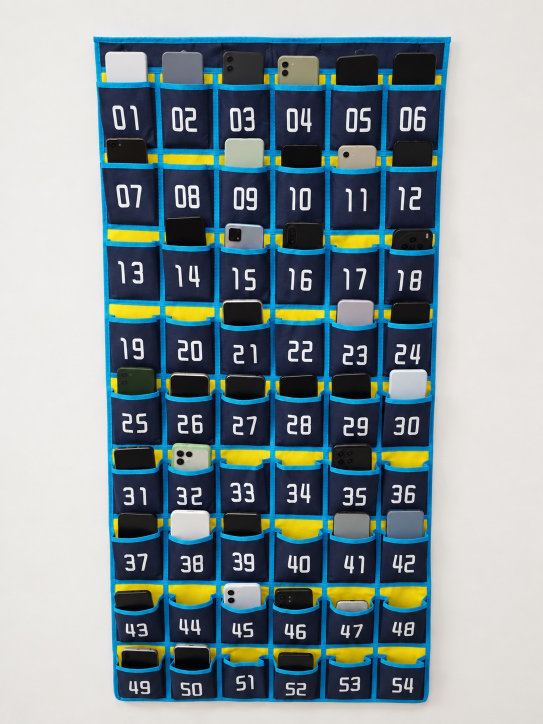
#> input picture desktop/samples/example_edited.jpg, 1086 x 1448 px (shown at 1/2 size)
$ python -i vision.py   (imports and definitions only)
#> lines starting #> are read from the running program, lines starting #| are printed output that depends on the picture; after the words box and inside, x2 and y2 are one past the last pixel; in counts of white or black regions, pixels touching at a corner belong together
"""Deterministic pocket recognizer. Scores are rule scores, not probabilities."""
import io
import cv2
import numpy as np
from PIL import Image, ImageOps

VERSION = 'yellow-band-v1'
W, H = 600, 1080

def read_image(source):
    if isinstance(source, bytes):
        source = io.BytesIO(source)
    im = ImageOps.exif_transpose(Image.open(source)).convert('RGB')
    im.thumbnail((1600, 2000))
    return np.asarray(im).copy()

def masks(im):
    hsv = cv2.cvtColor(im, cv2.COLOR_RGB2HSV)
    blue = cv2.inRange(hsv, (85, 75, 45), (125, 255, 255))
    yellow = cv2.inRange(hsv, (16, 90, 65), (40, 255, 255))
    return blue, yellow

def locate(im):
    blue, _ = masks(im)
    mask = cv2.morphologyEx(blue, cv2.MORPH_CLOSE, np.ones((9,9), np.uint8))
    contours, _ = cv2.findContours(mask, cv2.RETR_EXTERNAL, cv2.CHAIN_APPROX_SIMPLE)
    if not contours:
        raise ValueError('没有找到蓝色袋体，请手动标定四角。')
    c = max(contours, key=cv2.contourArea)
    if cv2.contourArea(c) < im.shape[0]*im.shape[1]*.12:
        raise ValueError('袋体不完整或太小，请重新拍摄或手动标定。')
    hull = cv2.convexHull(c)
    p = cv2.approxPolyDP(hull, .025*cv2.arcLength(hull, True), True).reshape(-1,2)
    if len(p)!=4:
        p=hull.reshape(-1,2)
        p=np.array([p[np.argmin(p.sum(1))],p[np.argmin(np.diff(p,axis=1)[:,0])],p[np.argmax(p.sum(1))],p[np.argmax(np.diff(p,axis=1)[:,0])]])
    return order_corners(p).tolist()

def order_corners(points):
    p=np.asarray(points,dtype=np.float32)
    return np.array([p[np.argmin(p.sum(1))],p[np.argmin(p[:,1]-p[:,0])],p[np.argmax(p.sum(1))],p[np.argmax(p[:,1]-p[:,0])]],np.float32)

def rectify(im, points):
    p=np.array(points,dtype=np.float32)
    if p.shape!=(4,2) or len(np.unique(p,axis=0))!=4:
        raise ValueError('需要四个不同的角点。')
    if not cv2.isContourConvex(p.astype(np.int32)) or cv2.contourArea(p)<im.shape[0]*im.shape[1]*.05:
        raise ValueError('请按左上、右上、右下、左下顺序选择完整袋体。')
    if np.any(p<0) or np.any(p[:,0]>=im.shape[1]) or np.any(p[:,1]>=im.shape[0]):
        raise ValueError('角点超出图片。')
    matrix=cv2.getPerspectiveTransform(p,np.float32([[0,0],[W-1,0],[W-1,H-1],[0,H-1]]))
    return cv2.warpPerspective(im,matrix,(W,H))

def default_grid(warped):
    _, y=masks(warped)
    projection=(y>0).mean(1)
    smooth=np.convolve(projection,np.ones(9)/9,mode='same')
    rows=[]
    for i in range(9):
        expected=int(65+i*114)
        lo,hi=max(8,expected-30),min(H-20,expected+31)
        rows.append(int(lo+np.argmax(smooth[lo:hi])))
    return {'rows':rows,'cols':list(range(0,601,100))}

def recognize(im, corners=None, grid=None):
    corners=locate(im) if corners is None else corners
    warped=rectify(im,corners)
    grid=default_grid(warped) if grid is None else grid
    rows=list(map(int,grid['rows'])); cols=list(map(int,grid['cols']))
    if len(rows)!=9 or len(cols)!=7 or any(b-a<20 for a,b in zip(rows,rows[1:])) or any(b-a<20 for a,b in zip(cols,cols[1:])) or min(rows)<5 or max(rows)>H-10 or min(cols)<0 or max(cols)>W:
        raise ValueError('需要 9 条递增袋口线和 7 条递增列边界，且不能超出校正图。')
    blue,yellow=masks(warped)
    p=np.asarray(corners)
    clipped=bool(np.any(p[:,0]<=2) or np.any(p[:,1]<=2) or np.any(p[:,0]>=im.shape[1]-3) or np.any(p[:,1]>=im.shape[0]-3))
    output=[]
    for r, center in enumerate(rows):
        for col in range(6):
            left,right=cols[col:col+2]; pad=int((right-left)*.14)
            x0,x1=left+pad,right-pad
            # Find the local yellow backing strip in each pocket, allowing fabric sag.
            ya,yb=max(0,center-16),min(H,center+17)
            strip=(yellow[ya:yb,x0:x1]>0).astype(float)
            band=np.convolve(strip.mean(1),np.ones(5)/5,mode='same')
            peak=int(np.argmax(band))+ya
            # Locate the blue pocket lip and inspect the backing immediately above
            # it, so a short phone below the upper yellow band is not missed.
            ba,bb=max(0,center-5),min(H,center+43)
            bproj=(blue[ba:bb,x0:x1]>0).mean(1)
            bsmooth=np.convolve(bproj,np.ones(3)/3,mode='same')
            lip=ba+int(np.argmax(bsmooth))
            fraction=float((yellow[max(0,lip-13):max(1,lip-3),x0:x1]>0).mean())
            crop=[x0,max(0,center-65),x1,min(H,center+28)]
            local_blue=float((blue[max(0,center-8):center+30,left:right]>0).mean())
            edges=cv2.Canny(warped[crop[1]:crop[3],x0:x1],60,140)
            edge=float((edges>0).mean())
            state='empty' if fraction>=.65 else ('phone' if fraction<=.40 else 'review')
            if clipped or local_blue<.015 or np.std(warped[crop[1]:crop[3],x0:x1])<8:
                state='review'
            output.append(dict(pocket=f'{r*6+col+1:02}',prediction=state,score=round(fraction,4),bbox=crop,band_y=peak,edge=round(edge,4)))
    return dict(version=VERSION,corners=corners,quality_warning='袋体边界接近图片边缘，请检查是否拍全；本次全部待复核。' if clipped else '',grid={'rows':rows,'cols':cols},pockets=output),warped

def overlay(warped,result):
    canvas=warped.copy()
    colors={'phone':(20,155,105),'empty':(222,70,70),'review':(229,169,30)}
    for p in result['pockets']:
        x0,y0,x1,y1=p['bbox']; color=colors[p['prediction']]
        cv2.rectangle(canvas,(x0,y0),(x1,y1),color,2)
        cv2.rectangle(canvas,(x0,y1-19),(x0+27,y1),color,-1)
        cv2.putText(canvas,p['pocket'],(x0+2,y1-4),cv2.FONT_HERSHEY_SIMPLEX,.45,(255,255,255),1)
    return canvas

>>> import cv2
>>> picture = cv2.cvtColor(cv2.imread('samples/example_edited.jpg'), cv2.COLOR_BGR2RGB)
>>> result = recognize(picture)
#> in masks, `hsv = cv2.cvtColor(im, cv2.COLOR_RGB2HSV)`: hsv: shape (1448, 1086, 3); mean H, S, V 63.9, 80, 161
#> in masks, `blue = cv2.inRange(hsv, (85, 75, 45), (125, 255, 255))`:
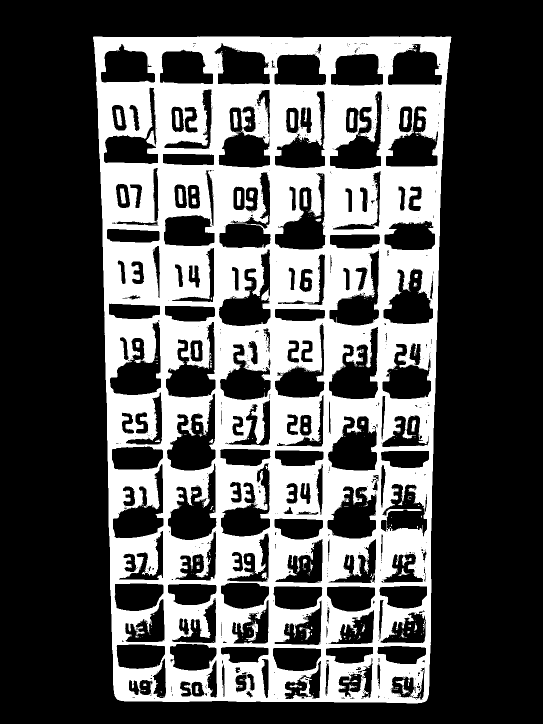
#> blue: shape (1448, 1086) (shown at 1/2 size); 32.9% white; 352 white regions (304 under 20 px), largest, box (x1, y1, x2, y2) and area: (186, 73, 903, 1407) 511071, (492, 1241, 516, 1282) 310, (231, 219, 245, 252) 275
#> in masks, `yellow = cv2.inRange(hsv, (16, 90, 65), (40, 255, 255))`:
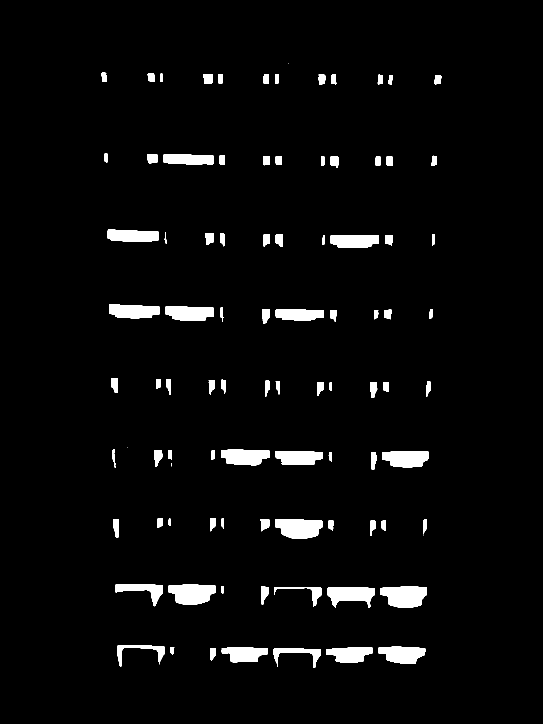
#> yellow: shape (1448, 1086) (shown at 1/2 size); 3.7% white; 93 white regions (5 under 20 px), largest, box (x1, y1, x2, y2) and area: (760, 1173, 854, 1216) 3184, (550, 1038, 645, 1078) 3053, (337, 1169, 432, 1210) 3045
#> in locate, `mask = cv2.morphologyEx(blue, cv2.MORPH_CLOSE, np.ones((9,9), np.uint8))`:
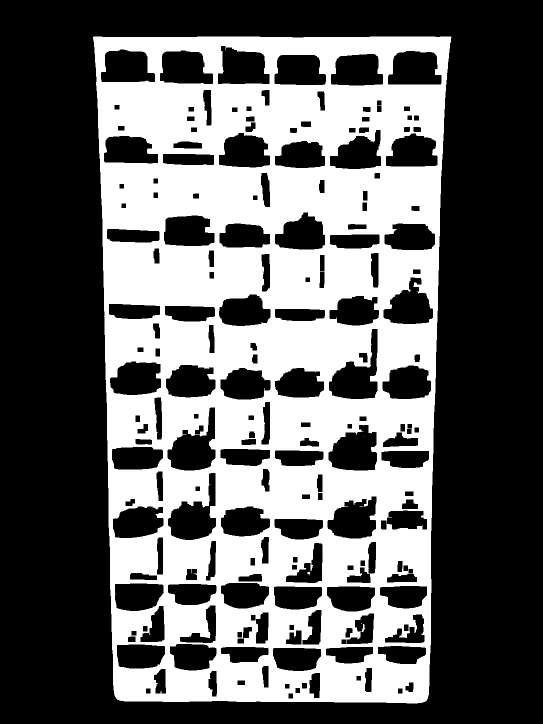
#> mask: shape (1448, 1086) (shown at 1/2 size); 38.1% white; 5 white regions (3 under 20 px)
#> in locate, `contours, _ = cv2.findContours(mask, cv2.RETR_EXTERNAL, cv2.CHAIN_APPR..`: contours = 1 contour; box (x1, y1, x2, y2) and area: (186, 73, 903, 1407) 880182
#> in locate, `c = max(contours, key=cv2.contourArea)`: c = contour of 255 points, box (x1, y1, x2, y2) (186, 73, 903, 1407), area 880182
#> in locate, `hull = cv2.convexHull(c)`: hull = contour of 27 points, box (x1, y1, x2, y2) (186, 73, 903, 1407), area 895989
#> in locate, `p = cv2.approxPolyDP(hull, .025*cv2.arcLength(hull, True), True).resha..`: p = [[901, 73], [853, 1400], [235, 1399], [186, 74]]
#> in recognize, `corners=locate(im) if corners is None else corners`: corners = [[186, 74], [901, 73], [853, 1400], [235, 1399]]
#> in rectify, `matrix=cv2.getPerspectiveTransform(p,np.float32([[0,0],[W-1,0],[W-1,H-..`: matrix = [[0.833, -0.0308, -152.7], [0.000977, 0.699, -51.9], [2.12e-06, -0.000102, 1]]
#> in rectify, `return cv2.warpPerspective(im,matrix,(W,H))`:
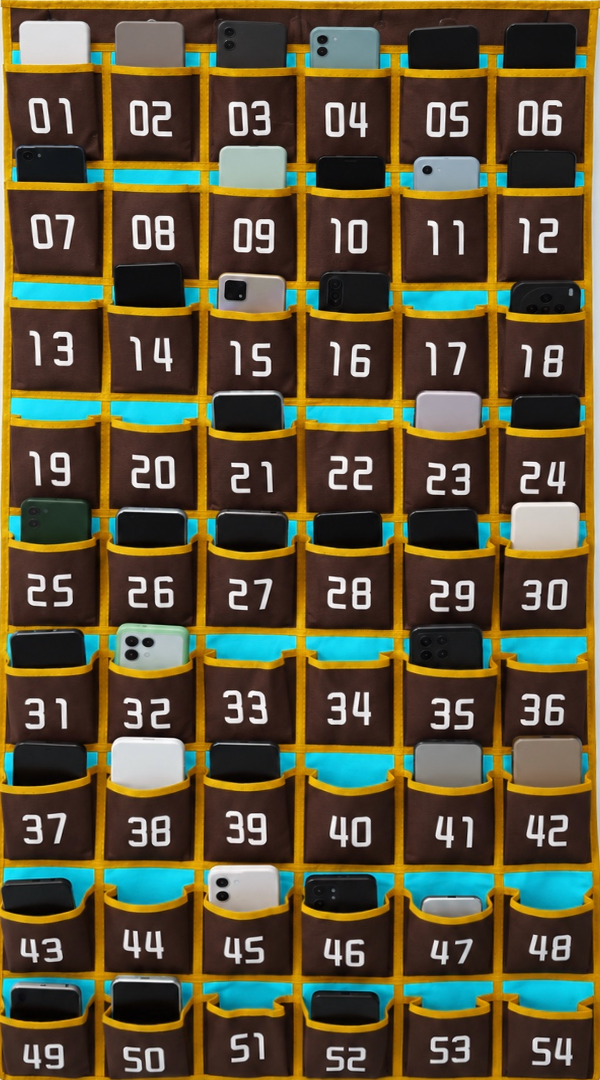
#> returned value: shape (1080, 600, 3); mean of channels 0, 1, 2 56.7, 83.1, 92.4; drawn as B, G, R
#> in masks (call 2), `hsv = cv2.cvtColor(im, cv2.COLOR_RGB2HSV)`: hsv: shape (1080, 600, 3); mean H, S, V 96.9, 136.1, 106.4
#> in masks (call 2), `blue = cv2.inRange(hsv, (85, 75, 45), (125, 255, 255))`:
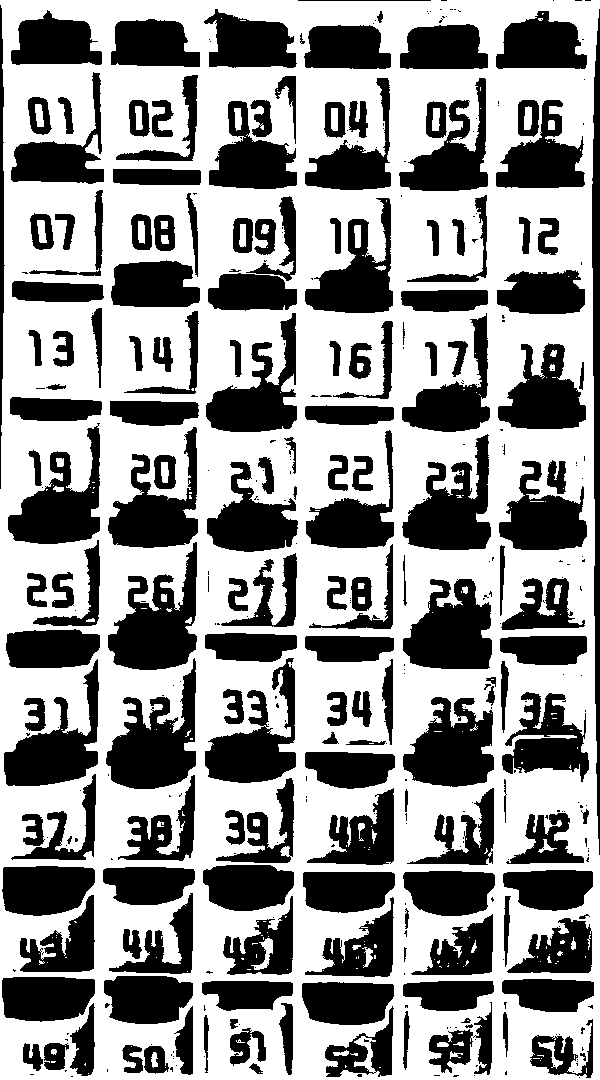
#> blue: shape (1080, 600); 57.6% white; 391 black regions (217 under 20 px), largest, box (x1, y1, x2, y2) and area: (106, 658, 196, 789) 6098, (108, 542, 197, 670) 6095, (402, 434, 491, 550) 5595
#> in masks (call 2), `yellow = cv2.inRange(hsv, (16, 90, 65), (40, 255, 255))`:
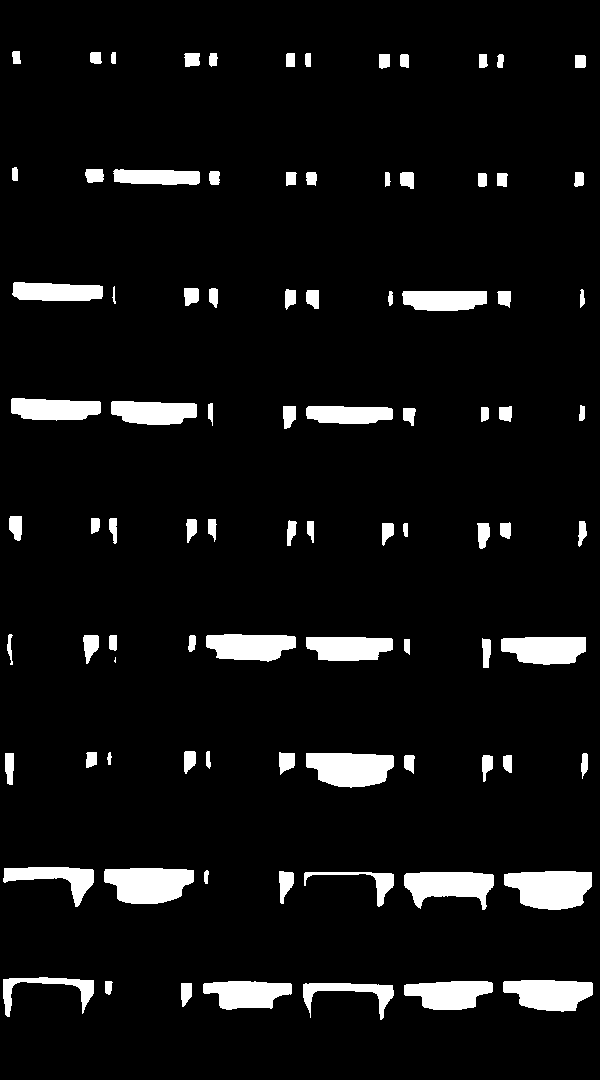
#> yellow: shape (1080, 600); 6.9% white; 89 white regions (1 under 20 px), largest, box (x1, y1, x2, y2) and area: (504, 871, 592, 910) 2687, (104, 868, 194, 904) 2567, (306, 753, 394, 788) 2443
#> in default_grid, `projection=(y>0).mean(1)`: projection = 1080 values, max 0.765 at index 874, min 0 at index 0, mean 0.069
#> in default_grid, `smooth=np.convolve(projection,np.ones(9)/9,mode='same')`: smooth = 1080 values, max 0.67 at index 876, min 0 at index 0, mean 0.069
#> after the loop in default_grid, `for i in range(9):`: rows = [59, 177, 295, 411, 527, 643, 760, 876, 987]
#> in recognize, `grid=default_grid(warped) if grid is None else grid`: grid = {'rows': [59, 177, 295, 411, 527, 643, 760, 876, 987], 'cols': [0, 100, 200, 300, 400, 500, 600]}
#> in recognize, `rows = list(map(int, grid['rows']))`: rows = [59, 177, 295, 411, 527, 643, 760, 876, 987]
#> in recognize, `cols = list(map(int, grid['cols']))`: cols = [0, 100, 200, 300, 400, 500, 600]
#> in recognize, `p=np.asarray(corners)`: p = [[186, 74], [901, 73], [853, 1400], [235, 1399]]
#> in recognize, `clipped=bool(np.any(p[:,0]<=2) or np.any(p[:,1]<=2) or np.any(p[:,0]>=..`: clipped = False
#> the loop in recognize, `for r, center in enumerate(rows):` made 9 passes
#> center on passes 1 to 9: 59, 177, 295, 411, 527, 643, 760, 876, 987
#> after the loop in recognize, `for r, center in enumerate(rows):`: output = 54 items
